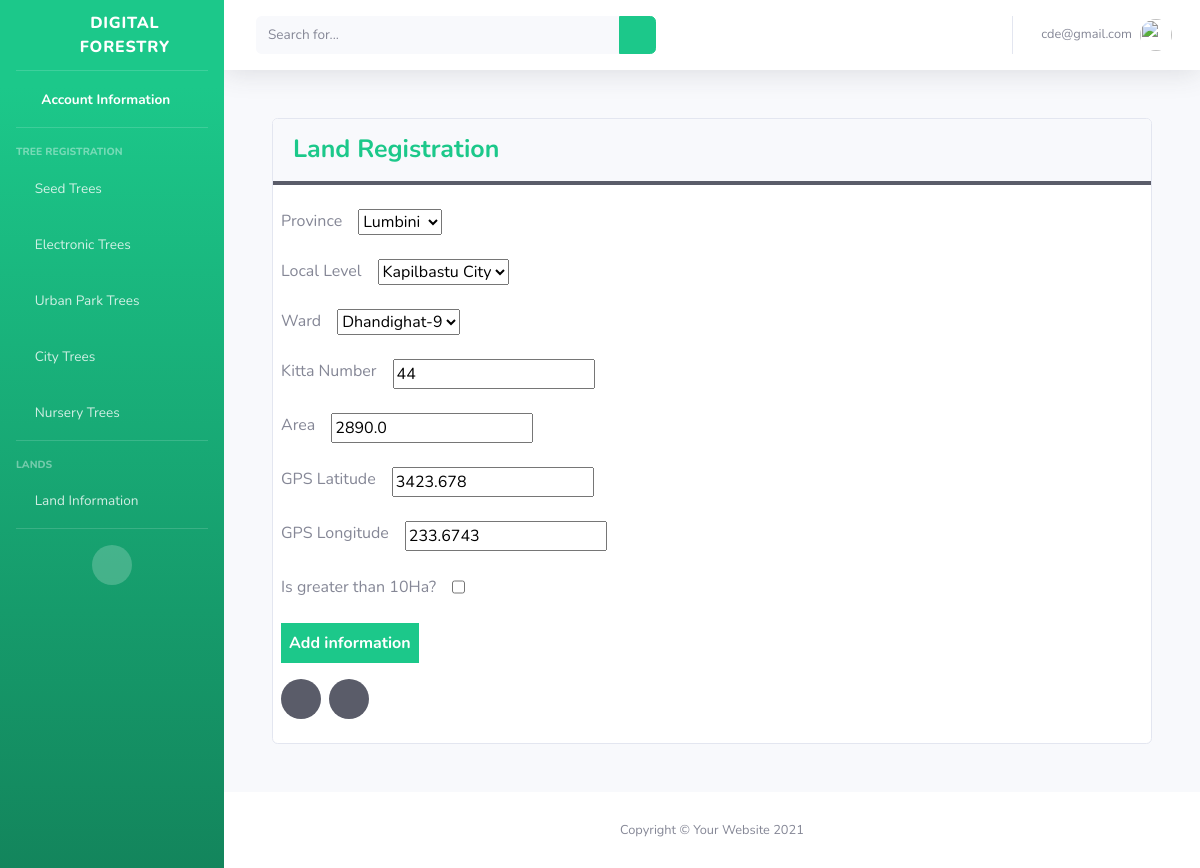
The app's page /home/land-information/edit/3 (signed in) with its own data.
### main/models.py (models this page shows)
class CustomUser(AbstractUser):
    username = None
    first_name = None
    last_name = None
    email = models.EmailField(max_length=200, unique=True)
    USERNAME_FIELD = "email"
    REQUIRED_FIELDS = []
    objects = CustomUserManager()

class LandInformation(models.Model):
    user = models.ForeignKey(CustomUser, on_delete=models.CASCADE)
    province = models.ForeignKey(Province,on_delete=models.CASCADE)
    local_level = models.ForeignKey(LocalLevel, on_delete=models.CASCADE)
    ward = models.ForeignKey(Ward, on_delete=models.CASCADE)
    kitta_number = models.CharField(max_length=200)
    area = models.FloatField()
    gps_longitude = models.FloatField()
    gps_latitude = models.FloatField()
    is_greater_than_10Ha = models.BooleanField(default=False)

### main/views.py (the view)
# urls.py: path('home/land-information/edit/<int:land_information_id>', views.land_information_edit, name="land_information_edit"),
@login_required(login_url="/")
def land_information_edit(request, land_information_id):
    try:
        land_information_instance = get_object_or_404(LandInformation, pk=land_information_id)
        if request.method == "POST":
            form = LandInformationForm(request.POST, instance=land_information_instance)
            if form.is_valid():
                form.save()
                return redirect("main:land_information")
        form = LandInformationForm(instance=land_information_instance)
        return render(request, 'main/landinfoform.html', {"form":form})
    except Exception as e:
        print(e)
        return render(request, "main/landinfo.html", {})

### main/custom_auth_backend.py (called while the page is built)
    def get_user(self, user_id):
        try:
            return CustomUser.objects.get(pk=user_id)
        except CustomUser.DoesNotExist:
            return None

### main/models.py (called while the page is built)
    def __str__(self):
        return self.name

    def __str__(self):
        return self.name

    def __str__(self):
        return self.name

### main/templates/main/landinfoform.html (shortened to what this page needs)
{% extends "signups/base.html" %}
{% load static %}
  {% block content %}
  <body>
    <div class="card m-5">
      <div class="card-header font-weight-bold text-success border-bottom-dark">
        Land Registration
      </div>
      <div class="content p-2">
        <form
          method="POST"
          id="landForm"
          local-level-data-url="{% url 'main:ajax_load_local_level' %}"
          ward-data-url="{% url 'main:ajax_load_ward' %}"
        >
          <div class="mt-3">
            <div class="input-box d-flex mb-4">
              <span class="mr-3">Province</span>
              {{ form.province }}
            </div>
            <div class="input-box d-flex mb-4">
              <span class="mr-3">Local Level</span>
              {{ form.local_level }}
            </div>
            <div class="input-box d-flex mb-4">
              <span class="mr-3">Ward</span>
              {{ form.ward }}
            </div>
            <div class="input-box d-flex mb-4">
              <span class="mr-3">Kitta Number</span>
              {{ form.kitta_number }}
            </div>
            <div class="input-box d-flex mb-4">
              <span class="mr-3">Area</span>
              {{ form.area }}
            </div>
            <div class="input-box d-flex mb-4">
              <span class="mr-3">GPS Latitude</span>
              {{ form.gps_latitude }}
            </div>
            <div class="input-box d-flex mb-4">
              <span class="mr-3">GPS Longitude</span>
              {{ form.gps_longitude }}
            </div>
            <div class="input-box d-flex mb-4">
              <span class="mr-3">Is greater than 10Ha?</span>
              {{ form.is_greater_than_10Ha }}
            </div>
          </div>
          <div class="mb-3">
            <input
              type="submit"
              value="Add information"
              class="btn-success border-0 p-2 font-weight-bold"
            />
          </div>
          <div class="d-flex">
            <p> <a href="{%url 'main:land_information'%}" class="text-dark btn-dark btn-circle  text-gray-100 mr-2"><i class="fa fa-chevron-left"></i></a></p>
            <p> <a href="{%url 'main:home'%}" class="text-dark btn-dark btn-circle  text-gray-100"><i class="fa fa-home"></i></a></p>
          </div>
        </form>
      </div>
    </div>
  </body>
  {% endblock %}

### main/templates/signups/base.html (shortened to what this page needs)
{% load static %}
<!DOCTYPE html>
<html lang="en">
  <head>
    <link
      href="{% static 'vendor/fontawesome-free/css/all.min.css' %}"
      rel="stylesheet"
      type="text/css"
    />
    <link href=" {% static 'css/sb-admin-2.min.css'%} " rel="stylesheet" />
  </head>
  <body id="page-top">
    <div id="wrapper">
      <ul
        class="navbar-nav bg-gradient-success sidebar sidebar-dark accordion"
        id="accordionSidebar"
      >
        <a
          class="sidebar-brand d-flex align-items-center justify-content-center"
          href="index.html"
        >
          <div class="sidebar-brand-icon rotate-n-15">
            <i class="fas fa-leaf"></i>
          </div>
          <div class="sidebar-brand-text mx-3">Digital Forestry</div>
        </a>
        <hr class="sidebar-divider my-0" />
        <li class="nav-item active">
          <a class="nav-link" href="{% url 'main:account_information'%}">
            <i class="fas fa-fw fa-address-book"></i>
            <span>Account Information</span></a
          >
        </li>
        <hr class="sidebar-divider" />
        <div class="sidebar-heading">Tree Registration</div>
        <li class="nav-item">
          <a
            class="nav-link collapsed"
            href="#"
            data-toggle="collapse"
            data-target="#collapseSTRS"
            aria-expanded="true"
            aria-controls="collapseTwo"
          >
            <i class="fas fa-tree"></i>
            <span>Seed Trees</span>
          </a>
        </li>
        <li class="nav-item">
          <a
            class="nav-link collapsed"
            href="#"
            data-toggle="collapse"
            data-target="#collapseETRS"
            aria-expanded="true"
            aria-controls="collapseUtilities"
          >
            <i class="fa fa-tree"></i>
            <span>Electronic Trees</span>
          </a>
        </li>
        <li class="nav-item">
            <a
              class="nav-link collapsed"
              href="#"
              data-toggle="collapse"
              data-target="#collapseUPRS"
              aria-expanded="true"
              aria-controls="collapseUtilities"
            >
              <i class="fa fa-tree"></i>
              <span>Urban Park Trees</span>
            </a>
          </li>
        <li class="nav-item">
            <a
              class="nav-link collapsed"
              href="#"
              data-toggle="collapse"
              data-target="#collapseCTRS"
              aria-expanded="true"
              aria-controls="collapseUtilities"
            >
              <i class="fa fa-tree"></i>
              <span>City Trees</span>
            </a>
          </li>
        <li class="nav-item">
            <a
              class="nav-link collapsed"
              href="#"
              data-toggle="collapse"
              data-target="#collapseNIRS"
              aria-expanded="true"
              aria-controls="collapseUtilities"
            >
              <i class="fa fa-tree"></i>
              <span>Nursery Trees</span>
            </a>
          </li>
        <hr class="sidebar-divider" />
        <div class="sidebar-heading">Lands</div>
          <li class="nav-item">
            <a
              class="nav-link collapsed"
              href="#"
              data-toggle="collapse"
              data-target="#collapseLand"
              aria-expanded="true"
              aria-controls="collapseUtilities"
            >
              <i class="fa fa-map"></i>
              <span>Land Information</span>
            </a>
          </li>
        <hr class="sidebar-divider d-none d-md-block" />
        <div class="text-center d-none d-md-inline">
          <button class="rounded-circle border-0" id="sidebarToggle"></button>
        </div>
      </ul>
      <div id="content-wrapper" class="d-flex flex-column">
        <div id="content">
          <nav
            class="navbar navbar-expand navbar-light bg-white topbar mb-4 static-top shadow"
          >
            <form
              class="d-none d-sm-inline-block form-inline mr-auto ml-md-3 my-2 my-md-0 mw-100 navbar-search"
            >
              <div class="input-group">
                <input
                  type="text"
                  class="form-control bg-light border-0 small"
                  placeholder="Search for..."
                  aria-label="Search"
                  aria-describedby="basic-addon2"
                />
                <div class="input-group-append">
                  <button class="btn btn-success" type="button">
                    <i class="fas fa-search fa-sm"></i>
                  </button>
                </div>
              </div>
            </form>
            <ul class="navbar-nav ml-auto">
              <li class="nav-item dropdown no-arrow">
                <a
                  class="nav-link dropdown-toggle"
                  href="#"
                  id="userDropdown"
                  role="button"
                  data-toggle="dropdown"
                  aria-haspopup="true"
                  aria-expanded="false"
                >
                  <span class="mr-2 d-none d-lg-inline text-gray-600 small"
                    >{{user}}</span
                  >
                  <img
                    class="img-profile rounded-circle"
                    src="{%static 'img/undraw_profile.svg'%}"
                  />
                </a>
              </li>
            </ul>
          </nav>
          <div>
            {% block content %}{% endblock %}
          </div>
        </div>
        <footer class="sticky-footer bg-white">
          <div class="container my-auto">
            <div class="copyright text-center my-auto">
              <span>Copyright &copy; Your Website 2021</span>
            </div>
          </div>
        </footer>
      </div>
    </div>
  </body>
</html>

### records on screen
CustomUser: email "cde@gmail.com"
LandInformation: province "Lumbini", local_level "Kapilbastu City", ward "Dhandighat-9", kitta_number "44", area "2890.0", gps_latitude "3423.678", gps_longitude "233.6743"
